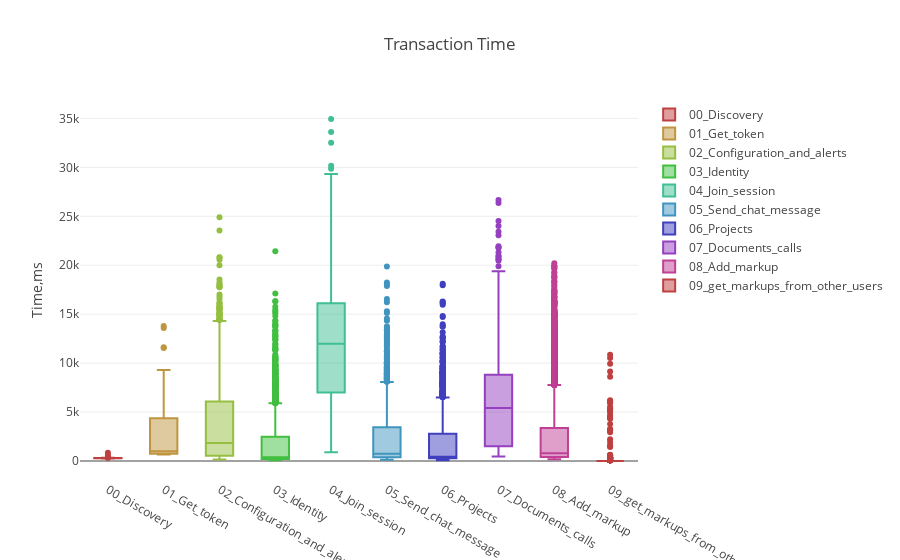

The cell this chart's notebook holds for it:
### Code cell
N = len(transaction_names)

# cгенерируем цвета для визуализации
c = ['hsl('+str(h)+',50%'+',50%)' for h in np.linspace(0, 360, N)]

data = [{
    'y': tr_df[tr_df.label==transaction_names[i]].elapsed, 
    'type':'box',
    'marker':{'color': c[i]},
    'name': transaction_names[i]
    } for i in range(N)]

layout = go.Layout(
    title='Transaction Time',
    yaxis = {'title': 'Time,ms'}
)   

fig = go.Figure(data = data, layout = layout)
iplot(fig)

### Figure 1 — Plotly figure (JSON) as saved in the notebook; plotly's stock layout.template omitted (floating-point values rounded to 4 significant figures; data arrays with more than 128 entries replaced by an {"elided": "..."} marker saying what was removed)
{"data": [{"marker": {"color": "hsl(0.0,50%,50%)"}, "name": "00_Discovery", "type": "box", "uid": "9b3cba6b-8a20-4d1e-abfb-58e0477c20fe", "y": [832, 354, 298, 314, 309, 309, 312, 319, 329, 303, 306, 607, 318, 305, 306, 297, 306, 297, 293, 296, 289, 293, 299, 308, 307, 326, 299, 297, 295, 301, 331, 300, 300, 305, 296, 297, 311, 318, 311, 292, 299, 302, 308, 298, 308, 303, 300, 305, 363, 285, 271, 342, 280, 286, 285, 287, 286, 286, 283, 325, 284, 276, 286, 286, 287, 284, 289, 304, 285, 286, 287, 287, 276, 280, 270, 287, 272, 274, 274, 290, 282, 278, 280, 279, 276, 280, 283, 293, 283, 277, 273, 314, 267, 285, 286, 280, 286, 289, 278, 281]}, {"marker": {"color": "hsl(40.0,50%,50%)"}, "name": "01_Get_token", "type": "box", "uid": "04a12256-aadd-440f-872a-e1d1b1f74340", "y": [1029, 866, 821, 716, 717, 795, 801, 742, 714, 722, 755, 732, 738, 833, 720, 896, 714, 764, 730, 768, 743, 689, 698, 764, 731, 833, 780, 719, 705, 862, 699, 709, 754, 683, 705, 721, 662, 681, 3683, 3316, 3815, 742, 859, 4215, 1876, 1045, 1009, 906, 710, 4963, 4245, 4395, 3601, 7471, 7013, 9094, 795, 699, 3339, 888, 1605, 4508, 4321, 724, 11538, 6826, 6395, 899, 8525, 3516, 1549, 980, 9297, 925, 13793, 5155, 6893, 3788, 2787, 1797, 8589, 5516, 6326, 3649, 5432, 4953, 2344, 1032, 6491, 4051, 13583, 6808, 4460, 1208, 7536, 736, 688, 11615, 2743, 2379]}, {"marker": {"color": "hsl(80.0,50%,50%)"}, "name": "02_Configuration_and_alerts", "type": "box", "uid": "32f4df8c-a269-4ed8-8611-42d4bc8f5f34", "y": {"elided": "2472 int values"}}, {"marker": {"color": "hsl(120.0,50%,50%)"}, "name": "03_Identity", "type": "box", "uid": "adc2cb89-d61d-400c-92ad-066de91b8d53", "y": {"elided": "2468 int values"}}, {"marker": {"color": "hsl(160.0,50%,50%)"}, "name": "04_Join_session", "type": "box", "uid": "c6fe0686-c81b-4c0b-b423-edb783988c93", "y": {"elided": "2446 int values"}}, {"marker": {"color": "hsl(200.0,50%,50%)"}, "name": "05_Send_chat_message", "type": "box", "uid": "9e8d8349-5071-4077-922b-1343df999276", "y": {"elided": "2436 int values"}}, {"marker": {"color": "hsl(240.0,50%,50%)"}, "name": "06_Projects", "type": "box", "uid": "7130f8e0-0a13-4c89-b828-2e82cb4f00ee", "y": {"elided": "2430 int values"}}, {"marker": {"color": "hsl(280.0,50%,50%)"}, "name": "07_Documents_calls", "type": "box", "uid": "373f5a16-88c9-4309-b1b0-beec7e751d34", "y": {"elided": "2420 int values"}}, {"marker": {"color": "hsl(320.0,50%,50%)"}, "name": "08_Add_markup", "type": "box", "uid": "bb36bb19-f31c-4e78-b3bf-73b6d8f05657", "y": {"elided": "23960 int values"}}, {"marker": {"color": "hsl(360.0,50%,50%)"}, "name": "09_get_markups_from_other_users", "type": "box", "uid": "42504ded-685c-40db-b3c6-7abc22368704", "y": {"elided": "2375 int values"}}], "layout": {"title": {"text": "Transaction Time"}, "yaxis": {"title": {"text": "Time,ms"}}}}
